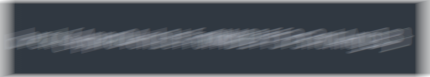
#> input picture 2024/braekerctf/gil/Eye doctor/approach.png, 430 x 77 px
$ python sol.py
#> lines starting #> are read from the running program, lines starting #| are printed output that depends on the picture
import cv2
import numpy as np


slope = -4

img = cv2.imread("approach.png")
#> img is the input picture: shape (77, 430, 3); mean B, G, R 89.8, 81.9, 75.5
img = img.astype(np.int32)
offset = np.zeros(img.shape, dtype=np.int32)
offset[1:, :slope] = img[:-1, -slope:]
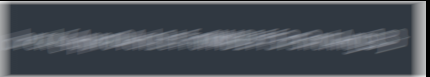
#> offset: shape (77, 430, 3) int32; mean B, G, R 85.7, 77.9, 71.5

new = np.clip(img - offset, 0, 255)
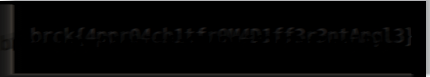
#> new: shape (77, 430, 3) int32; mean B, G, R 7.5, 7.6, 7.7
new = new.astype(np.uint8)

cv2.imshow("frame", new * 8)
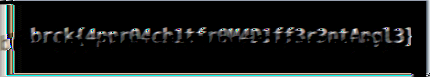
#> window 'frame': shape (77, 430, 3); mean B, G, R 24.9, 25.6, 22.7
cv2.waitKey(0)
cv2.imwrite("changed.png", new * 8)
